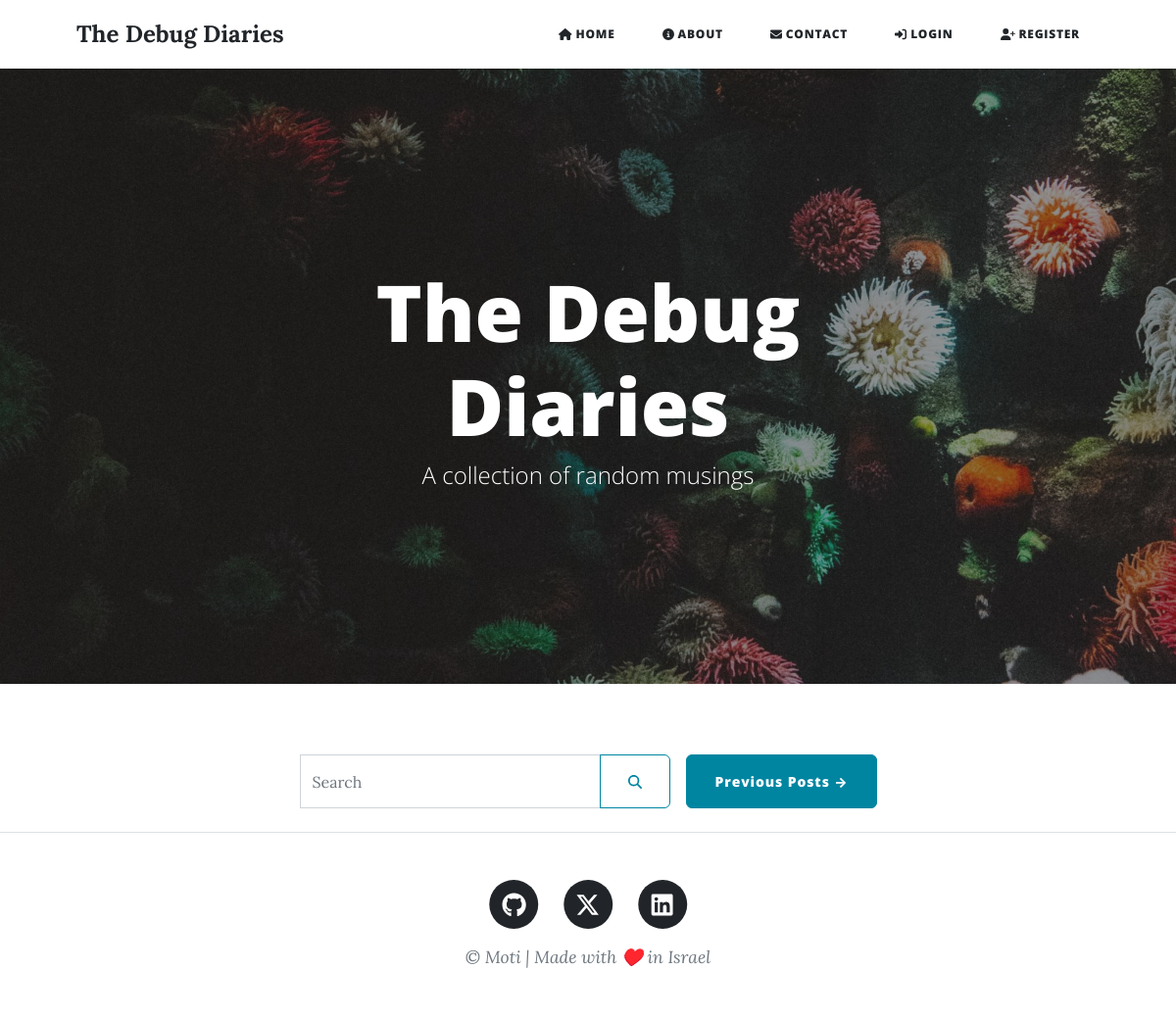
Before: / with the older database file.
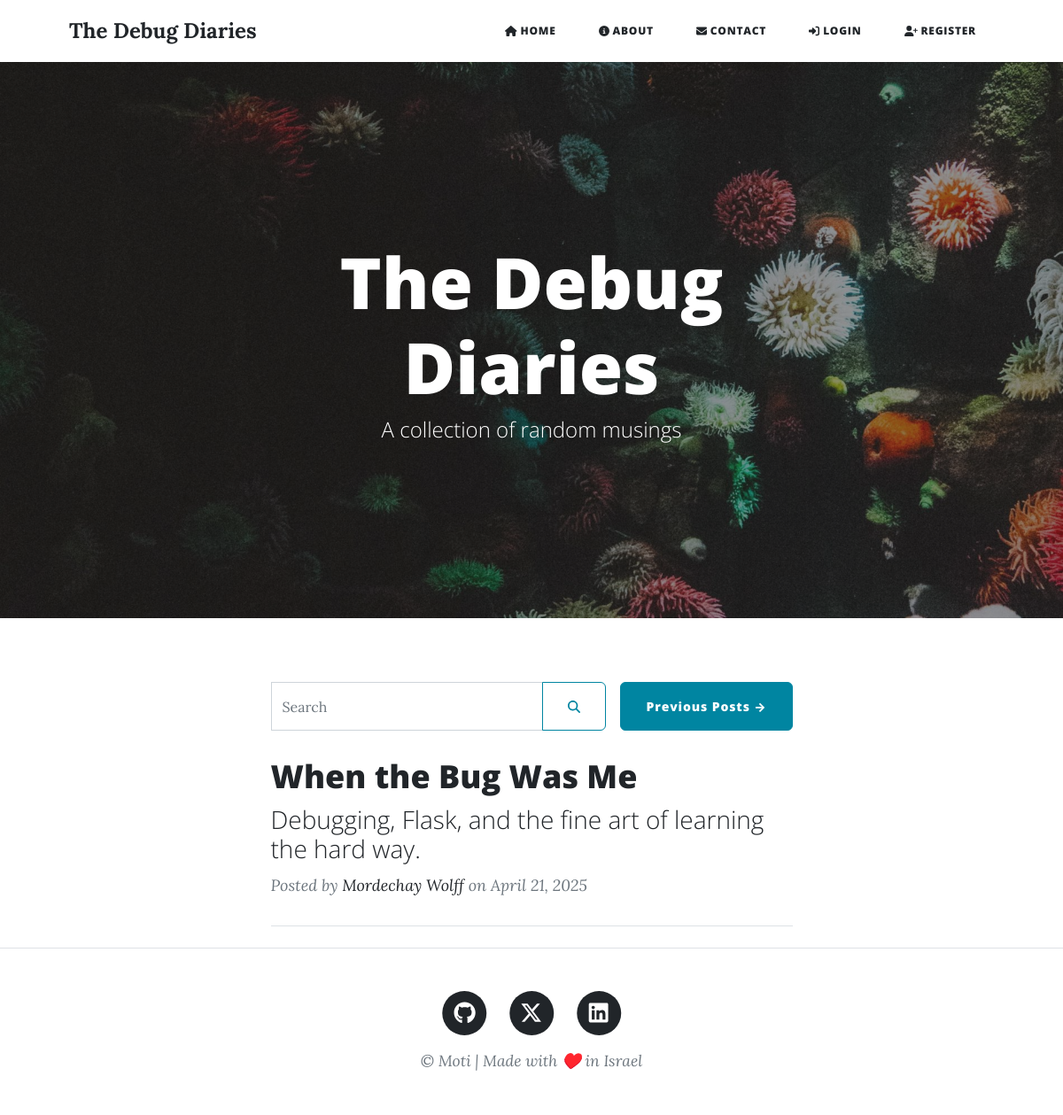
After: the same page with the newer database file.
### models.py (models this page shows)
class BlogPost(Base):
    __tablename__ = "blog_posts"
    id: Mapped[int] = mapped_column(Integer, primary_key=True)
    author_id: Mapped[int] = mapped_column(Integer, db.ForeignKey("users.id"))
    author = relationship("User", back_populates="posts")
    title: Mapped[str] = mapped_column(String(250), unique=True, nullable=False)
    subtitle: Mapped[str] = mapped_column(String(250), nullable=False)
    date: Mapped[str] = mapped_column(String(250), nullable=False)
    body: Mapped[str] = mapped_column(Text, nullable=False)
    img_url: Mapped[str] = mapped_column(String(250), nullable=False)
    comments = relationship("Comment", back_populates="parent_post")

class User(UserMixin, Base):
    __tablename__ = "users"
    id: Mapped[int] = mapped_column(Integer, primary_key=True)
    email: Mapped[str] = mapped_column(String(100), unique=True)
    password: Mapped[str] = mapped_column(String(100))
    name: Mapped[str] = mapped_column(String(100))
    posts = relationship("BlogPost", back_populates="author")
    comments = relationship("Comment", back_populates="comment_author")

### main.py (the view)
@app.route('/')
def home():
    if os.environ.get("LOCAL") == 'False':  # Check for Render.com environment
        result = db.session.execute(
            db.select(BlogPost).order_by(desc(func.to_date(BlogPost.date, 'Month DD, YYYY')))
        )
        posts = result.scalars().all()
    else:
        result = db.session.execute(
            db.select(BlogPost).order_by(func.strftime('%Y-%m-%d', func.replace(BlogPost.date, ',', '')).desc())
        )
        posts = result.scalars().all()
    visible_posts = posts[:3]  # Initial 3 posts
    all_posts_dicts = [
        {
            'id': post.id,
            'title': post.title,
            'subtitle': post.subtitle,
            'author': {'name': post.author.name},  # Ensure author is a dictionary
            'date': post.date
        }
        for post in posts
    ]
    user_id = -1
    if current_user.is_authenticated:
        user_id = current_user.id
    return render_template("index.html",
                           all_posts=all_posts_dicts,
                           visible_posts=visible_posts,
                           current_user=current_user,
                           user_id=user_id,
                           title='The Debug Diaries',
                           subtitle='A collection of random musings',
                           bg_image="home-bg.jpg"
                           )

### main.py (called while the page is built)
@app.after_request
def add_security_headers(response):
    response.headers['X-Content-Type-Options'] = 'nosniff'
    response.headers['X-Frame-Options'] = 'SAMEORIGIN'
    response.headers['X-XSS-Protection'] = '1; mode=block'
    response.headers['Strict-Transport-Security'] = 'max-age=31536000; includeSubDomains'
    return response

### templates/index.html (shortened to what this page needs)
{% extends '_base.html' %}
        {% block header %}
        <header class="masthead"
                style="background-image: url('static/assets/img/{{ bg_image }}')">
            <div class="container position-relative px-4 px-lg-5">
                <div class="row gx-4 gx-lg-5 justify-content-center">
                    <div class="col-md-10 col-lg-8 col-xl-7">
                        <div class="page-heading">
                            <h1>{{title}}</h1>
                            <span class="subheading">{{subtitle}}</span>
                        </div>
                    </div>
                </div>
            </div>
        </header>
        {% endblock %}
{% block content %}
<div class="container px-4 px-lg-5">
    <div class="row gx-4 gx-lg-5 justify-content-center">
        <div class="col-md-10 col-lg-8 col-xl-7">
            <div class="d-flex align-items-center gap-2 mt-4 mb-4 flex-wrap">
                <form id="search-form" class="d-flex flex-grow-1" role="search" action="/search" method="get" style="max-width: 500px;">
                    <div class="input-group w-100">
                        <input class="form-control"
                               type="search"
                               placeholder="Search"
                               aria-label="Search"
                               name="query">
                        <button class="btn btn-outline-primary" type="submit">
                            <i class="fas fa-search"></i>
                        </button>
                    </div>
                </form>
                <button class="btn btn-primary ms-2" type="button" id="previous-posts-button"> Previous Posts → </button>
            </div>
             <div id="post-container">
                    {% for post in visible_posts %}
                    <div class="post-preview">
                        <a href="{{ url_for('show_post', post_id=post.id) }}">
                            <h2 class="post-title">{{ post.title }}</h2>
                            <h3 class="post-subtitle">{{ post.subtitle }}</h3>
                        </a>
                        <p class="post-meta">Posted by
                            <a href="#">{{post.author.name}}</a> on {{post.date}}
                        </p>
                    </div>
                    <hr class="my-4" />
                {% endfor %}
             </div>
        </div>
    </div>
</div>
{% endblock %}

### templates/_base.html (shortened to what this page needs)
<!DOCTYPE html>
<html lang="en">
    <head>
        {% block styles %}
            {{ bootstrap.load_css() }}
            <link href="{{ url_for('static', filename='/css/styles.css') }}" rel="stylesheet"/>
        {% endblock %}
    </head>
    <body>
        {% block navi %}
        <nav class="navbar navbar-expand-lg navbar-light" id="mainNav">
            <div class="container px-4 px-lg-5">
                <a class="navbar-brand" href="{{ url_for('home') }}">
                    The Debug Diaries
                </a>
                <div class="collapse navbar-collapse" id="navbarResponsive">
                    <ul class="navbar-nav ms-auto py-4 py-lg-0">
                        <li class="nav-item">
                            <a class="nav-link px-lg-3 py-3 py-lg-4" href="{{ url_for('home') }}">
                                <i class="fas fa-home me-1"></i> Home
                            </a>
                        </li>
                        <li class="nav-item">
                            <a class="nav-link px-lg-3 py-3 py-lg-4" href="{{ url_for('about') }}">
                                <i class="fas fa-info-circle me-1"></i> About
                            </a>
                        </li>
                        <li class="nav-item">
                            <a class="nav-link px-lg-3 py-3 py-lg-4" href="{{ url_for('contact') }}">
                                <i class="fas fa-envelope me-1"></i> Contact
                            </a>
                        </li>
                        {% if not current_user.is_authenticated %}
                            <li class="nav-item">
                                <a class="nav-link px-lg-3 py-3 py-lg-4" href="{{ url_for('login') }}">
                                    <i class="fas fa-sign-in-alt me-1"></i> Login
                                </a>
                            </li>
                            <li class="nav-item">
                                <a class="nav-link px-lg-3 py-3 py-lg-4" href="{{ url_for('register') }}">
                                    <i class="fas fa-user-plus me-1"></i> Register
                                </a>
                            </li>
                        {% endif %}
                    </ul>
                </div>
            </div>
        </nav>
        {% endblock %}
        {% block header %}{% endblock %}
        {% block content %} {% endblock %}
        {% block footer %}
        <footer class="border-top">
            <div class="container px-4 px-lg-5">
                <div class="row gx-4 gx-lg-5 justify-content-center">
                     <div class="col-md-10 col-lg-8 col-xl-7">
                         <ul class="list-inline text-center">
                             <li class="list-inline-item">
                                 <a href="https://github.com/MotiWolff" target="_blank">
                                     <span class="fa-stack fa-lg">
                                         <i class="fas fa-circle fa-stack-2x"></i>
                                         <i class="fab fa-github fa-stack-1x fa-inverse"></i>
                                     </span>
                                 </a>
                             </li>
                             <li class="list-inline-item">
                                 <a href="https://x.com/MotiWolff" target="_blank">
                                     <span class="fa-stack fa-lg">
                                         <i class="fas fa-circle fa-stack-2x"></i>
                                         <i class="fa-brands fa-x-twitter fa-stack-1x fa-inverse"></i>
                                     </span>
                                 </a>
                             </li>
                             <li class="list-inline-item">
                                 <a href="https://www.linkedin.com/in/mordechay-wolff-13b440180/" target="_blank">
                                     <span class="fa-stack fa-lg">
                                         <i class="fas fa-circle fa-stack-2x"></i>
                                         <i class="fab fa-linkedin fa-stack-1x fa-inverse"></i>
                                     </span>
                                 </a>
                             </li>
                         </ul>
                         <div class="small text-center text-muted fst-italic">&copy; {{ year }} Moti | Made with ♥️ in Israel</div>
                     </div>
                </div>
            </div>
        </footer>
        {% endblock %}
    </body>
</html>

### templates/_base.html (style rules this page uses)
html, body { height: 100%; }
body { min-height: 100vh; padding-top: 70px; background: white; }
.navbar { background-color: white; border-bottom: 1px solid rgba(255, 255, 255, 0.08); position: fixed; top: 0; right: 0; left: 0; z-index: 1030; height: 70px; }
.navbar-brand { font-family: 'Lora', serif; font-weight: 700; font-size: 1.5rem; color: #212529 !important; }
.navbar-nav { align-items: center; gap: 0.5rem; }
.nav-link, .nav-item .dropdown-toggle { font-family: 'Open Sans', sans-serif; font-weight: 600; text-transform: uppercase; letter-spacing: 0.5px; transition: color 0.2s ease; color: #212529 !important; padding: 0.75rem 1rem !important; display: flex; align-items: center; }
.navbar-nav .nav-item { margin-left: 0.25rem; margin-right: 0.25rem; }

Changed rows visible on the page:
added BlogPost: title "When the Bug Was Me", subtitle "Debugging, Flask, and the fine art of learning the hard way.", author.name "Mordechay Wolff", date "April 21, 2025"
